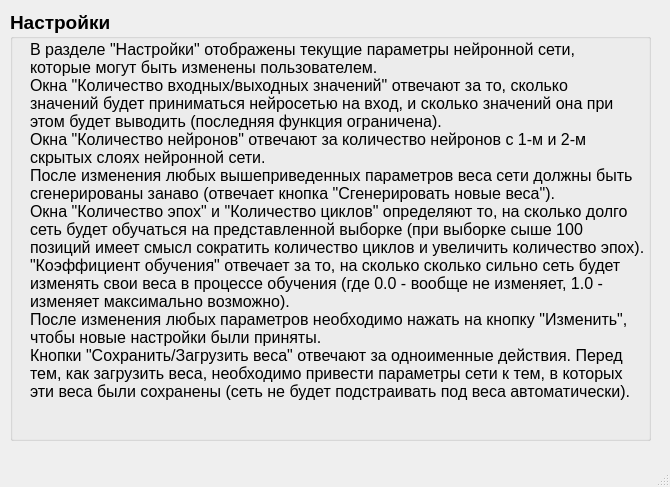
<?xml version="1.0" encoding="UTF-8"?>
<ui version="4.0">
 <class>helpWindow</class>
 <widget class="QMainWindow" name="helpWindow">
  <property name="geometry">
   <rect>
    <x>0</x>
    <y>0</y>
    <width>670</width>
    <height>487</height>
   </rect>
  </property>
  <property name="windowTitle">
   <string>Помощь</string>
  </property>
  <property name="windowIcon">
   <iconset>
    <normaloff>../source/resources/icon.png</normaloff>../source/resources/icon.png</iconset>
  </property>
  <widget class="QWidget" name="centralwidget">
   <widget class="QGroupBox" name="textGroupBox">
    <property name="geometry">
     <rect>
      <x>10</x>
      <y>10</y>
      <width>641</width>
      <height>431</height>
     </rect>
    </property>
    <property name="font">
     <font>
      <pointsize>14</pointsize>
      <weight>75</weight>
      <bold>true</bold>
     </font>
    </property>
    <property name="title">
     <string>Настройки</string>
    </property>
    <widget class="QLabel" name="label">
     <property name="geometry">
      <rect>
       <x>20</x>
       <y>30</y>
       <width>621</width>
       <height>501</height>
      </rect>
     </property>
     <property name="font">
      <font>
       <pointsize>12</pointsize>
       <weight>50</weight>
       <bold>false</bold>
      </font>
     </property>
     <property name="text">
      <string>В разделе &quot;Настройки&quot; отображены текущие параметры нейронной сети, 
которые могут быть изменены пользователем.
Окна &quot;Количество входных/выходных значений&quot; отвечают за то, сколько
значений будет приниматься нейросетью на вход, и сколько значений она при
этом будет выводить (последняя функция ограничена).
Окна &quot;Количество нейронов&quot; отвечают за количество нейронов с 1-м и 2-м
скрытых слоях нейронной сети. 
После изменения любых вышеприведенных параметров веса сети должны быть
сгенерированы занаво (отвечает кнопка &quot;Сгенерировать новые веса&quot;).
Окна &quot;Количество эпох&quot; и &quot;Количество циклов&quot; определяют то, на сколько долго
сеть будет обучаться на представленной выборке (при выборке сыше 100
позиций имеет смысл сократить количество циклов и увеличить количество эпох).
&quot;Коэффициент обучения&quot; отвечает за то, на сколько сколько сильно сеть будет
изменять свои веса в процессе обучения (где 0.0 - вообще не изменяет, 1.0 - 
изменяет максимально возможно).
После изменения любых параметров необходимо нажать на кнопку &quot;Изменить&quot;,
чтобы новые настройки были приняты.
Кнопки &quot;Сохранить/Загрузить веса&quot; отвечают за одноименные действия. Перед
тем, как загрузить веса, необходимо привести параметры сети к тем, в которых
эти веса были сохранены (сеть не будет подстраивать под веса автоматически).</string>
     </property>
     <property name="alignment">
      <set>Qt::AlignLeading|Qt::AlignLeft|Qt::AlignTop</set>
     </property>
    </widget>
   </widget>
  </widget>
  <widget class="QMenuBar" name="menubar">
   <property name="geometry">
    <rect>
     <x>0</x>
     <y>0</y>
     <width>670</width>
     <height>21</height>
    </rect>
   </property>
  </widget>
  <widget class="QStatusBar" name="statusbar"/>
 </widget>
 <resources/>
 <connections/>
</ui>
